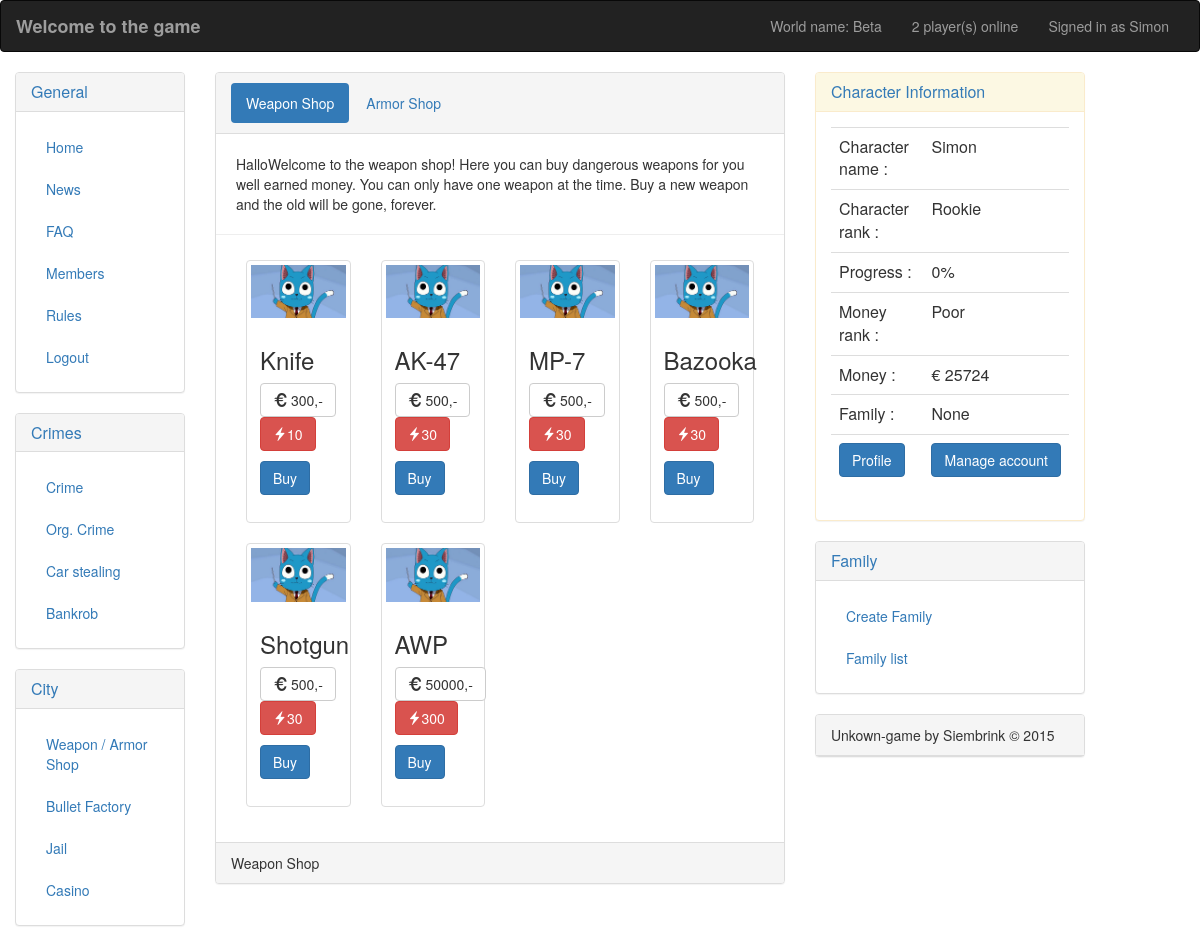
The app's page /game/shop.php (signed in) with its own data.
### tables this page shows
CREATE TABLE IF NOT EXISTS `world` (
`world_id` int(2) NOT NULL,
  `world_name` varchar(30) NOT NULL,
  `world_start` datetime NOT NULL,
  `world_end` datetime NOT NULL
);

CREATE TABLE IF NOT EXISTS `weapon_shop` (
`id` int(11) NOT NULL,
  `weap_name` varchar(30) NOT NULL,
  `cost` int(11) NOT NULL,
  `damage` int(11) NOT NULL,
  `images` varchar(50) NOT NULL
);

CREATE TABLE IF NOT EXISTS `player` (
`id` int(11) NOT NULL,
  `player_name` varchar(30) NOT NULL,
  `rank` varchar(30) NOT NULL DEFAULT 'Rookie',
  `progress` int(2) NOT NULL DEFAULT '0',
  `family` varchar(30) NOT NULL DEFAULT 'None',
  `money` int(12) NOT NULL DEFAULT '10000',
  `banned` int(1) NOT NULL DEFAULT '0',
  `online` int(1) NOT NULL DEFAULT '0',
  `avatar` varchar(100) NOT NULL DEFAULT 'images/avatar/maffia_avatar.jpg',
  `profile_text` longtext NOT NULL,
  `crime1` varchar(30) NOT NULL,
  `crime2` varchar(30) NOT NULL,
  `crime3` varchar(30) NOT NULL,
  `crime4` varchar(30) NOT NULL,
  `weapon` varchar(30) NOT NULL,
  `armor` varchar(30) NOT NULL,
  `bullets` int(11) NOT NULL,
  `jail` varchar(30) NOT NULL
);

### game/includes/functions.php (called while the page is built, shortened)
<?php
function selectWorldName($connection, $id) {
    $select = mysqli_prepare($connection, "SELECT world_name, world_start, world_end FROM world WHERE world_id = ?");
    mysqli_stmt_bind_param($select, "i", $id);
    mysqli_stmt_execute($select);
    mysqli_stmt_bind_result($select, $name, $start, $end);
    return array($name, $start, $end);
}
function selectPlayer($connection, $username) {
    $select = mysqli_prepare($connection, "SELECT player_name, rank, progress, family, money, banned, avatar, profile_text FROM player WHERE player_name = ?");
    mysqli_stmt_bind_param($select, "s", $username);
    mysqli_stmt_execute($select);
    mysqli_stmt_bind_result($select, $username, $rank, $progress, $family, $money, $ban, $avatar, $text);
    return array($username, $rank, $progress, $family, $money, $ban, $avatar, $text);
}
function usersOnline($connection) {
    $number = 1;
    $select = mysqli_prepare($connection, "SELECT count(online) FROM player WHERE online = ?");
    mysqli_stmt_bind_param($select, "i", $number);
    mysqli_stmt_execute($select);
    mysqli_stmt_bind_result($select, $online);
    return $online;
}
function setUserWealth($money) {
    if ($money <= 50000) {
        return "Poor";
    } else if ($money > 50000) {
        return "Normal";
    } else if ($money > 100000) {
        return "Above normal";
    } else if ($money > 500000) {
        return "Rich";
    } else if ($money > 5000000) {
        return "Very Rich";
    } else if ($money > 50000000) {
        return "Extremly Rich";
    }
}

### game/layout/navright.php (the view, shortened to what this page needs)
<?php
$character = selectPlayer($connection_world, $_SESSION['name']);
$money = setUserWealth($character[4]);
?><html>
    <head>
    </head>
    <body>
        <div class="col-sm-3 col-md-3 sidebar">
            <div class="panel panel-warning">
                <div class="panel-heading">
                    <a data-toggle="collapse" data-parent="#accordion" href="#collapse5" aria-expanded="false" aria-controls="collapse5">
                        <h3 class="panel-title">Character Information</h3>
                    </a>
                </div>
                <div id="collapse5" class="panel-collapse collapse in" role="tabpanel" aria-labelledby="heading5">
                    <div class="panel-body">
                        <table class="table">
                            <tr>
                                <td>Character name :</td>
                                <td><?php echo $character[0]; ?></td>
                            </tr>
                            <tr>
                                <td>Character rank :</td>
                                <td><?php echo $character[1]; ?></td>
                            </tr>
                            <tr>
                                <td>Progress :</td>
                                <td><?php echo $character[2]; ?>%</td>
                            </tr>
                            <tr>
                                <td>Money rank :</td>
                                <td><?php echo $money; ?></td>
                            </tr>
                            <tr>
                                <td>Money :</td>
                                <td>&euro; <?php echo $character[4]; ?></td>
                            </tr>
                            <tr>
                                <td>Family :</td>
                                <td><?php echo $character[3]; ?></td>
                            </tr>
                            <tr>
                            <form method="GET" action="/maffia/game/profile.php">
                                <td> <input type="submit" class="btn btn-primary" name="profile" value="Profile" /> </td>
                            </form>
                            <form method="POST" action="/maffia/game/account.php">
                                <td> <input type="submit" class="btn btn-primary" name="account" value="Manage account" /> </td>
                            </form>
                            </tr>
                        </table>
                    </div>
                </div>
            </div>
            <div class='panel panel-default'>
                <div class="panel-heading" >
                    <a data-toggle="collapse" data-parent="#accordion" href="#collapse7" aria-expanded="false" aria-controls="collapse7">
                        <h3  class = "panel-title">Family</h3>
                    </a>
                </div>
                <div id="collapse7" class="panel-collapse collapse in" role="tabpanel" aria-labelledby="'heading7">
                    <div class="panel-body">
                        <ul class="nav nav-sidebar">
                            <ul class="nav nav-pills nav-stacked">
                                <li><a href="/maffia/game/family.php">Create Family</a></li>
                                <li><a href="/maffia/game/family_list.php">Family list</a></li>
                            </ul>
                        </ul>
                    </div>
                </div>
            </div>
            <div class='panel panel-default'>
                <div class='panel-heading'>
                    Unkown-game by Siembrink  	&copy; 2015
                </div>
            </div>
        </div>
    </body>
</html>

### game/shop.php (shortened to what this page needs)
<?php
include ("../includes/config.php");
include ("includes/functions.php");
$world = selectWorldName($connection, 1);
$online = usersOnline($connection_world);
?>
<html>
    <head>
        <link rel="stylesheet" type="text/css" href="../css/bootstrap.css">
        <link rel="stylesheet" type="text/css" href="../css/style.css">
    </head>
    <body>
        <div class="container-fluid">
            <div class="row">
                <div class="col-md-offset-0 main">
                    <nav class="navbar navbar-inverse">
                        <div class="container-fluid">
                            <div class="navbar-header">
                                <a class="navbar-brand" href="#">
                                    <strong>Welcome to the game</strong>
                                </a>
                            </div>
                            <p class="navbar-text navbar-right">Signed in as <?php echo $_SESSION['name']; ?></p>
                            <p class="navbar-text navbar-right"><?php echo $online; ?> player(s) online</p>
                            <p class="navbar-text navbar-right">World name: <?php echo $world[0]; ?></p>
                        </div>
                    </nav>
                    <?php
                    include("layout/navside.php");
                    ?>
                    <div class="col-sm-6">
                        <div class="panel panel-default">
                            <div class="panel-heading">
                                <ul class="nav nav-pills" role="tablist">
                                    <li role="presentation" class='active'><a href="shop.php">Weapon Shop</a></li>
                                    <li role="presentation"><a href="armor_shop.php">Armor Shop</a></li>
                                </ul>
                            </div>
                            <p class="page-header" style="padding: 20 30 20 20px;">
                               HalloWelcome to the weapon shop! Here you can buy dangerous weapons for you well earned money. You can only have one weapon at the time. Buy a new weapon and the old will be gone, forever.
                            </p>
                            <div class="panel-body">
                                <div class="row">
                                    <div class="col-sm-12">
                                        <?php
                                        $shop = mysqli_prepare($connection_world, "SELECT * FROM weapon_shop");
                                        mysqli_stmt_execute($shop);
                                        mysqli_stmt_bind_result($shop, $id, $name, $cost, $damage, $image);
                                        while (mysqli_stmt_fetch($shop)) {
                                            echo '<div class="col-sm-3">';
                                            echo '<div class="thumbnail">';
                                            echo '<img src="' . $image . '" alt="Weapon width="800" height="400" ">';
                                            echo '<div class="caption">';
                                            echo '<h3>' . $name . ' </h3>';
                                            echo '<form method="POST">';
                                            echo '<a href="#" class="btn btn-default" role="button"><span class="glyphicon glyphicon-eur" aria-hidden="true"></span> ' . $cost . ',-</a> ';
                                            echo '<a href="#" class="btn btn-danger" role="button"><span class="glyphicon glyphicon-flash" aria-hidden="true"></span>' . $damage . '</a></p>';
                                            echo '<input type="submit" class="btn btn-primary" value="Buy" name="buy"> ';
                                            echo '</form>';
                                            echo '</div>';
                                            echo '</div>';
                                            echo '</div>';
                                        }
                                        ?>
                                    </div>
                                </div>
                            </div>
                            <div class='panel-footer'>Weapon Shop</div>
                        </div>
                    </div>
                    <?php
                    include ("layout/navright.php");
                    ?>
                </div>
            </div>
        </div>
    </body>
</html>

### css/style.css (style rules this page uses)
body { // background-color: #C0C0C0; background-image: url("/maffia/game/images/background.jpg"); }

### records on screen
world: world_name "Beta"
weapon_shop: name "Knife", cost "300", damage "10"
weapon_shop: name "AK-47", cost "500", damage "30"
weapon_shop: name "MP-7", cost "500", damage "30"
weapon_shop: name "Bazooka", cost "500", damage "30"
weapon_shop: name "Shotgun", cost "500", damage "30"
weapon_shop: name "AWP", cost "50000", damage "300"
player: player_name "Simon", rank "Rookie", progress "0", money "Poor", money "25724", family "None"

### other values on screen
$_SESSION['name'] "Simon"
$online "2"
